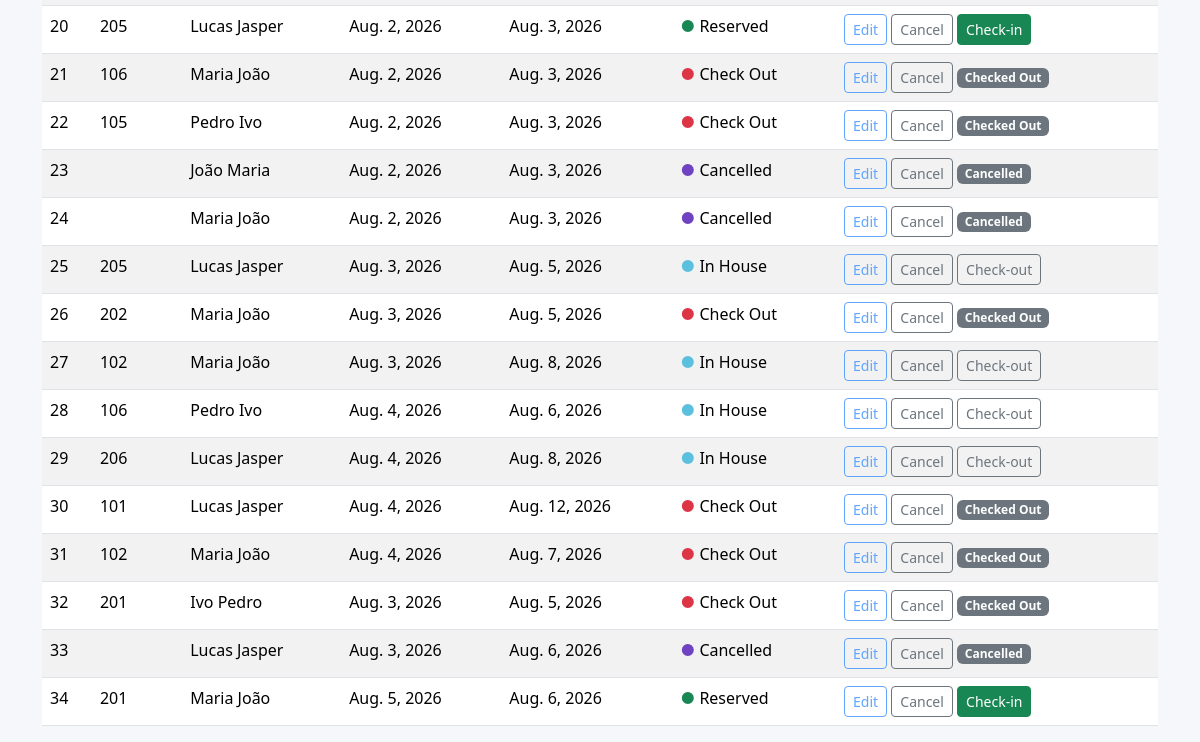
/reservations/ (lower part), run on an earlier commit of the app's database.
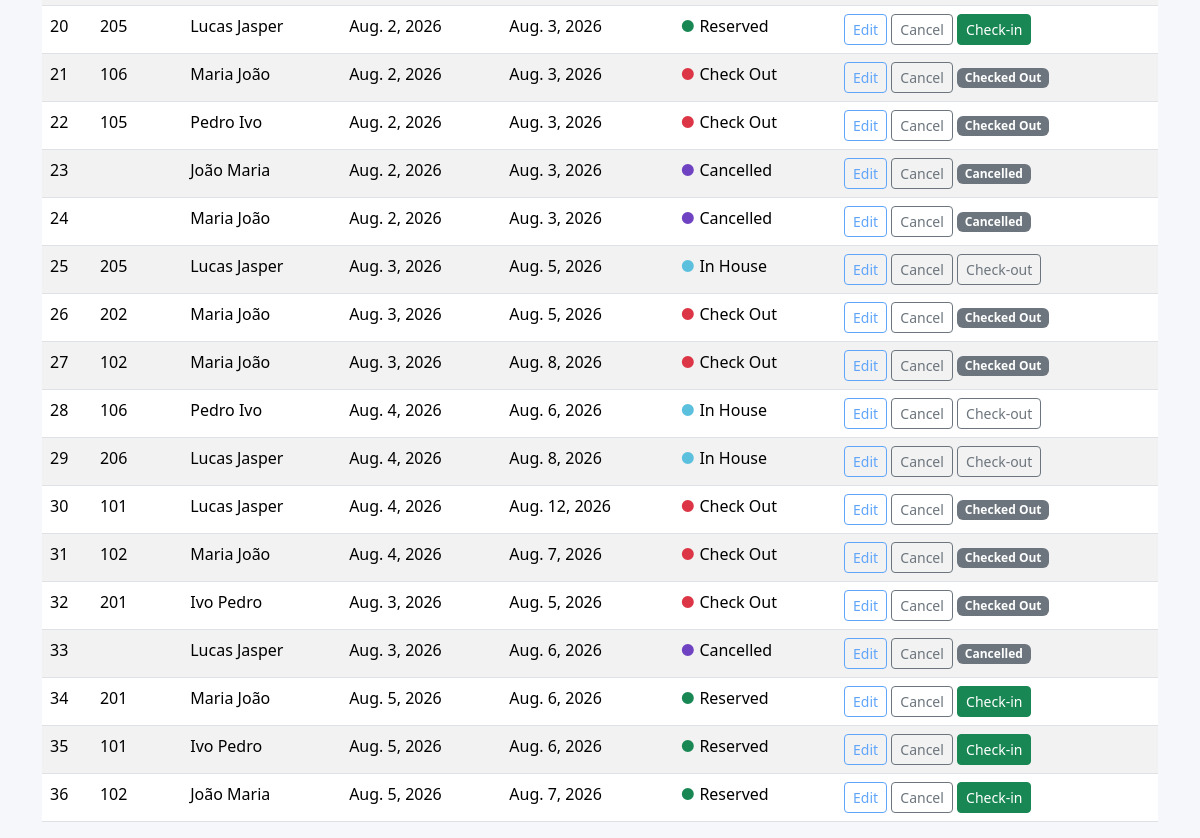
And on a later commit of the database.
### reservations/models.py (models this page shows, shortened)
class Reservation(models.Model):
    class Status(models.TextChoices):
        RESERVED = "reserved", "Reserved"
        CHECKIN = "checkin", "check-in"
        CHECKOUT = "checkout", "check-out"
        CANCELLED = "cancelled", "Cancelled"
    room_type = models.CharField(
        max_length=20,
        choices=Room.RoomType.choices,
        blank=True,
        null=True
    )
    room = models.ForeignKey(
        Room,
        on_delete=models.CASCADE,
        blank=True,
        null=True
        )
    guest = models.ForeignKey(Guest, on_delete=models.CASCADE)
    check_in = models.DateField()
    check_out = models.DateField()
    status = models.CharField(
        max_length=20,
        choices=Status.choices,
        default=Status.RESERVED
    )

### rooms/models.py (models this page shows, shortened)
class Room(models.Model):
    class RoomType(models.TextChoices):
        CLASSIC = "Classic", "Classic"
    class Status(models.TextChoices):
        CLEAN = "CL", "Clean"
        DIRTY = "DI", "Dirty"
        INSPECTED = "IN", "Inspected"
        BLOCKED = "BL", "Blocked"
        OCCUPIED = "OC", "occupied"
    number = models.IntegerField(unique=True)
    room_type = models.CharField(
        max_length=20,
        choices=RoomType.choices
        )
    capacity = models.IntegerField()
    price_per_night = models.DecimalField(
        max_digits=8,
        decimal_places=2
    )
    status = models.CharField(
        max_length=2,
        choices=Status.choices,
        default=Status.CLEAN
        )

### guests/models.py (models this page shows)
class Guest(models.Model):
    first_name = models.CharField(max_length=50)
    last_name = models.CharField(max_length=50)
    nationality = models.CharField(max_length=50)
    date_of_birth = models.DateField()
    email = models.EmailField(blank=True)
    phone = models.CharField(max_length=20, blank=True)
    def __str__(self):
        return f"{self.first_name} {self.last_name}"

### reservations/views.py (the view, shortened to what this page needs)
# urls.py: path("", views.reservations_list, name="reservation_list"),
def reservations_list(request):
    search = request.GET.get("search", "")
    reservations = Reservation.objects.all()
    return render(
        request,
        "reservations/reservation_list.html",
        {
            "reservations": reservations
        }
    )

### reservations/templates/reservations/reservation_list.html (shortened to what this page needs)
{% extends "base.html" %}
{% block content %}
<table class="table table-striped table-hover">
    <tbody>
        {% for reservation in reservations %}
        <tr>
            <td>{{ reservation.id }}</td>
            <td>{{ reservation.room.number }}</td>
            <td>{{ reservation.guest }}</td>
            <td>{{ reservation.check_in }}</td>
            <td>{{ reservation.check_out }}</td>
            <td>
                {% if reservation.status == "reserved" %}
                <span style="color:#198754">●</span> Reserved
                {% elif reservation.status == "checkin" %}
                <span style="color:#5bc0de">●</span> In House
                {% elif reservation.status == "checkout" %}
                <span style="color:#dc3545">●</span> Check Out
                {% elif reservation.status == "cancelled" %}
                <span style="color:#6f42c1">●</span> Cancelled
                {% endif %}
            </td>
            <td>
                <a href="{% url 'reservation_update' reservation.pk %}" class="btn btn-outline-primary btn-sm">
                    Edit
                </a>
                <a href="{% url 'reservation_cancel' reservation.pk %}" class="btn btn-outline-secondary btn-sm">
                    Cancel
                </a>
                {% if reservation.status == "reserved" %}
                <a href="{% url 'reservation_checkin' reservation.id %}" class="btn btn-success btn-sm">
                    Check-in
                </a>
                {% elif reservation.status == "checkin" %}
                <a href="{% url 'reservation_checkout' reservation.id %}" class="btn btn-outline-secondary btn-sm">
                    Check-out
                </a>
                {% elif reservation.status == "checkout" %}
                <span class="badge bg-secondary">Checked Out</span>
                {% elif reservation.status == "cancelled" %}
                <span class="badge bg-secondary">Cancelled</span>
                {% endif %}
            </td>
        </tr>
            {% empty %}
        <tr>
            <td colspan="5">
                No reservations found.
            </td>
        </tr>
        {% endfor %}
    </tbody>
</table>
{% endblock %}

What changed in the data, as far as the page shows it:
changed Reservation id 27: status "In House Check-out" → "Check Out Checked Out"
added Reservation: id "35", room.number "101", guest "Ivo Pedro", check_in "Aug. 5, 2026", check_out "Aug. 6, 2026", status "Reserved"
added Reservation: id "36", room.number "102", guest "João Maria", check_in "Aug. 5, 2026", check_out "Aug. 7, 2026", status "Reserved"
